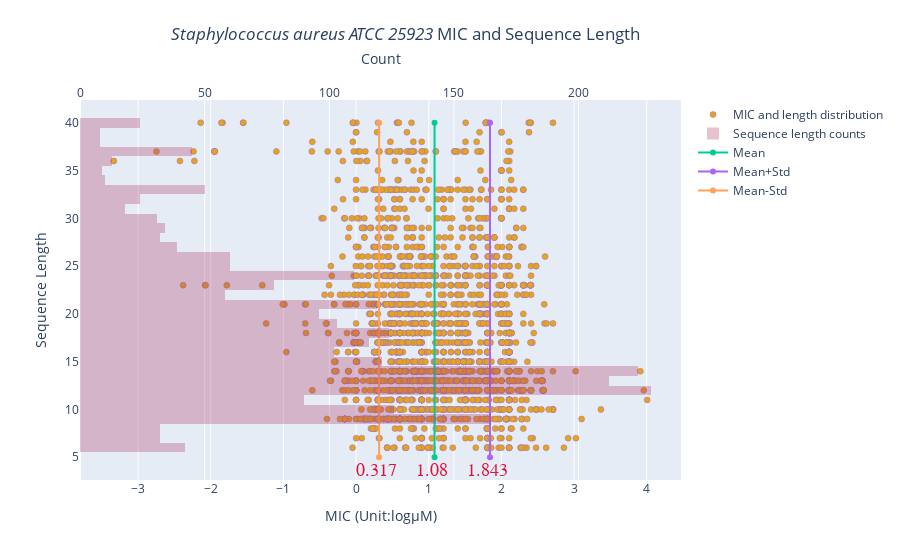
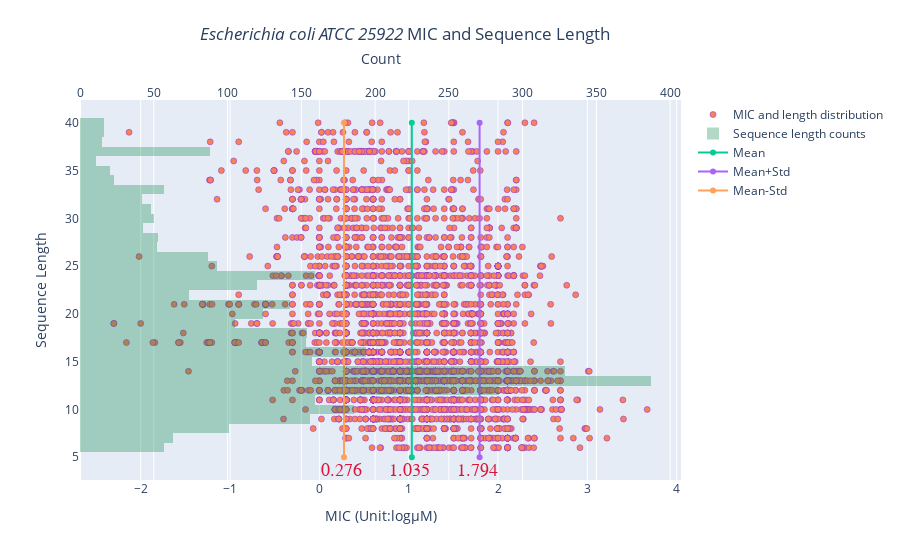
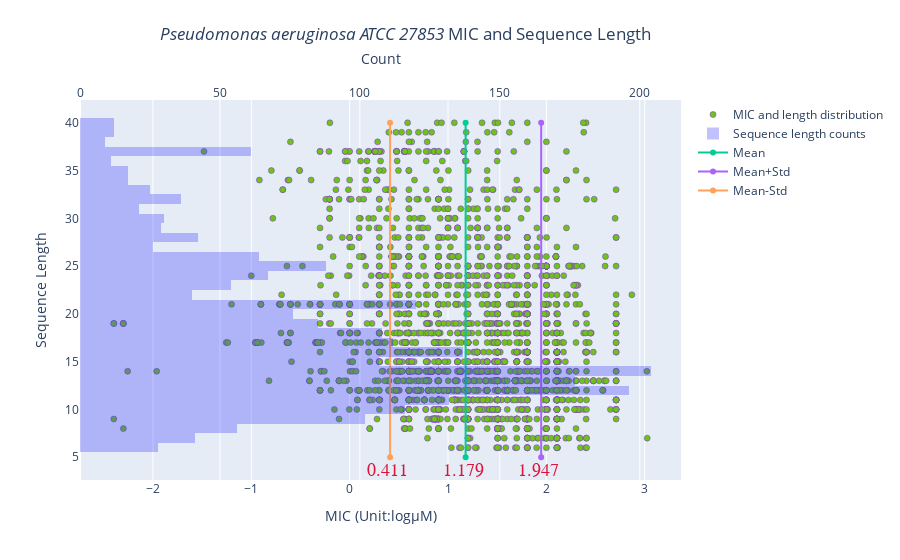

Write notebook code for charts like these, in order.
### Code cell
SA_plot_scatter_MIC(SA_feature_genome,"Staphylococcus aureus ATCC 25923")
EC_plot_scatter_MIC(EC_feature_genome,"Escherichia coli ATCC 25922")
PA_plot_scatter_MIC(PA_feature_genome,"Pseudomonas aeruginosa ATCC 27853")

### Figure 1 — Plotly figure (JSON) as saved in the notebook; plotly's stock layout.template omitted (floating-point values rounded to 4 significant figures; data arrays with more than 128 entries replaced by an {"elided": "..."} marker saying what was removed)
{"data": [{"marker": {"color": "#E8A317", "line": {"color": "MediumPurple", "width": 0.5}}, "mode": "markers", "name": "MIC and length distribution", "type": "scatter", "x": {"elided": "2644 float values"}, "y": {"elided": "2644 int values"}}, {"marker": {"color": "rgba(171, 50, 96, 0.3)"}, "name": "Sequence length counts", "type": "histogram", "xaxis": "x2", "y": {"elided": "2644 int values"}}, {"mode": "lines+markers+text", "name": "Mean", "text": ["1.08 ", ""], "textfont": {"color": "crimson", "family": "sans serif", "size": 18}, "textposition": "bottom center", "type": "scatter", "x": [1.08, 1.08], "y": [5, 40]}, {"mode": "lines+markers+text", "name": "Mean+Std", "text": ["1.843 ", ""], "textfont": {"color": "crimson", "family": "sans serif", "size": 18}, "textposition": "bottom center", "type": "scatter", "x": [1.843, 1.843], "y": [5, 40]}, {"mode": "lines+markers+text", "name": "Mean-Std", "text": ["0.317 ", ""], "textfont": {"color": "crimson", "family": "sans serif", "size": 18}, "textposition": "bottom center", "type": "scatter", "x": [0.317, 0.317], "y": [5, 40]}], "layout": {"title": {"text": "<i>Staphylococcus aureus ATCC 25923</i> MIC and Sequence Length", "x": 0.45, "xanchor": "center", "y": 0.95, "yanchor": "top"}, "xaxis": {"ticklen": 5, "title": {"text": "MIC (Unit:logµM)"}, "zeroline": false}, "xaxis2": {"anchor": "y", "overlaying": "x", "side": "top", "title": {"text": "Count"}}, "yaxis": {"ticklen": 5, "title": {"text": "Sequence Length"}, "zeroline": false}}}

### Figure 2 — Plotly figure (JSON) as saved in the notebook; plotly's stock layout.template omitted (floating-point values rounded to 4 significant figures; data arrays with more than 128 entries replaced by an {"elided": "..."} marker saying what was removed)
{"data": [{"marker": {"color": "#F88158", "line": {"color": "#8A2BE2", "width": 0.5}}, "mode": "markers", "name": "MIC and length distribution", "type": "scatter", "x": {"elided": "3818 float values"}, "y": {"elided": "3818 int values"}}, {"marker": {"color": "rgba(0, 128, 64, 0.3)"}, "name": "Sequence length counts", "type": "histogram", "xaxis": "x2", "y": {"elided": "3818 int values"}}, {"mode": "lines+markers+text", "name": "Mean", "text": ["1.035 ", ""], "textfont": {"color": "crimson", "family": "sans serif", "size": 18}, "textposition": "bottom center", "type": "scatter", "x": [1.035, 1.035], "y": [5, 40]}, {"mode": "lines+markers+text", "name": "Mean+Std", "text": ["1.794 ", ""], "textfont": {"color": "crimson", "family": "sans serif", "size": 18}, "textposition": "bottom center", "type": "scatter", "x": [1.794, 1.794], "y": [5, 40]}, {"mode": "lines+markers+text", "name": "Mean-Std", "text": ["0.276 ", ""], "textfont": {"color": "crimson", "family": "sans serif", "size": 18}, "textposition": "bottom center", "type": "scatter", "x": [0.276, 0.276], "y": [5, 40]}], "layout": {"title": {"text": "<i>Escherichia coli ATCC 25922</i> MIC and Sequence Length", "x": 0.45, "xanchor": "center", "y": 0.95, "yanchor": "top"}, "xaxis": {"ticklen": 5, "title": {"text": "MIC (Unit:logµM)"}, "zeroline": false}, "xaxis2": {"anchor": "y", "overlaying": "x", "side": "top", "title": {"text": "Count"}}, "yaxis": {"ticklen": 5, "title": {"text": "Sequence Length"}, "zeroline": false}}}

### Figure 3 — Plotly figure (JSON) as saved in the notebook; plotly's stock layout.template omitted (floating-point values rounded to 4 significant figures; data arrays with more than 128 entries replaced by an {"elided": "..."} marker saying what was removed)
{"data": [{"marker": {"color": "#6CC417", "line": {"color": "#8A2BE2", "width": 0.5}}, "mode": "markers", "name": "MIC and length distribution", "type": "scatter", "x": {"elided": "2458 float values"}, "y": {"elided": "2458 int values"}}, {"marker": {"color": "rgba(50, 50, 250, 0.3)"}, "name": "Sequence length counts", "type": "histogram", "xaxis": "x2", "y": {"elided": "2458 int values"}}, {"mode": "lines+markers+text", "name": "Mean", "text": ["1.179 ", ""], "textfont": {"color": "crimson", "family": "sans serif", "size": 18}, "textposition": "bottom center", "type": "scatter", "x": [1.179, 1.179], "y": [5, 40]}, {"mode": "lines+markers+text", "name": "Mean+Std", "text": ["1.947 ", ""], "textfont": {"color": "crimson", "family": "sans serif", "size": 18}, "textposition": "bottom center", "type": "scatter", "x": [1.947, 1.947], "y": [5, 40]}, {"mode": "lines+markers+text", "name": "Mean-Std", "text": ["0.411 ", ""], "textfont": {"color": "crimson", "family": "sans serif", "size": 18}, "textposition": "bottom center", "type": "scatter", "x": [0.411, 0.411], "y": [5, 40]}], "layout": {"title": {"text": "<i>Pseudomonas aeruginosa ATCC 27853</i> MIC and Sequence Length", "x": 0.45, "xanchor": "center", "y": 0.95, "yanchor": "top"}, "xaxis": {"ticklen": 5, "title": {"text": "MIC (Unit:logµM)"}, "zeroline": false}, "xaxis2": {"anchor": "y", "overlaying": "x", "side": "top", "title": {"text": "Count"}}, "yaxis": {"ticklen": 5, "title": {"text": "Sequence Length"}, "zeroline": false}}}
